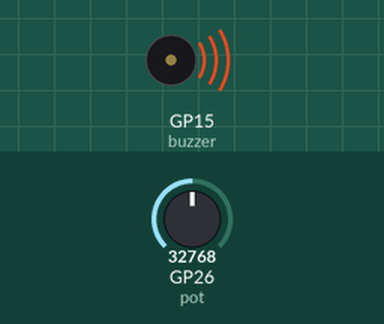
This program was run on a simulated Raspberry Pi Pico running MicroPython. Parts: buzzer (waves = sounding). The inputs (shaded band) are chosen by the test bench; at power-on: GP26 (pot) = 32768 (analog values on the 0–65535 scale).

Above: at 0.1 s.
Timing chart, 0 to 1.6 s (numbered marks = the images above):
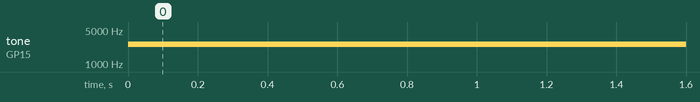

The program:

Experiment06.py
```python
'''
Kitronik Inventor's Kit Exp 6

Control the tone of a piezo buzzer with a pot.

We read the value of the analogue input A0, then rescale it to a different range.
The input is 0 - 65536, the output is scaled from 120Hz to 5kHz.
'''
import machine
import math
import time

buzzer = machine.PWM(machine.Pin(15)) # Setup GP15 as the pin controlling the buzzer with a PWM output
pot = machine.ADC(26) # Setup the analogue (A0) on GP26 with a human-readable name

prevFrequency = 0
buzzer.duty_u16(32767) # Set a 50% duty cycle for the buzzer to produce a consistent tone

# Convert a value proportionally from one range to another
def scale(value, fromMin, fromMax, toMin, toMax):
    return toMin + ((value - fromMin) * ((toMax - toMin) / (fromMax - fromMin)))

while True:
    potValue = pot.read_u16() # This variable reads the voltage that the potentiometer is adjusted to
    # Convert analogue input to frequency between 120Hz and 5kHz
    frequency = scale(potValue, 0, 65535, 120, 5000)
    # Only change the frequency if the new value is definitely different from the previous one
    # This keeps the buzzer sounding a constant pitch when the potentiometer isn't moving
    if ((frequency < (prevFrequency - 50)) or (frequency > (prevFrequency + 50))):
        prevFrequency = frequency
        buzzer.freq(math.trunc(frequency)) # Change the frequency of the buzzer to the value set by the potentiometer
    time.sleep_ms(25)
```

Measured:
- by itself, tone on GP15 (buzzer): silent → 2560 Hz at 0.00 s
